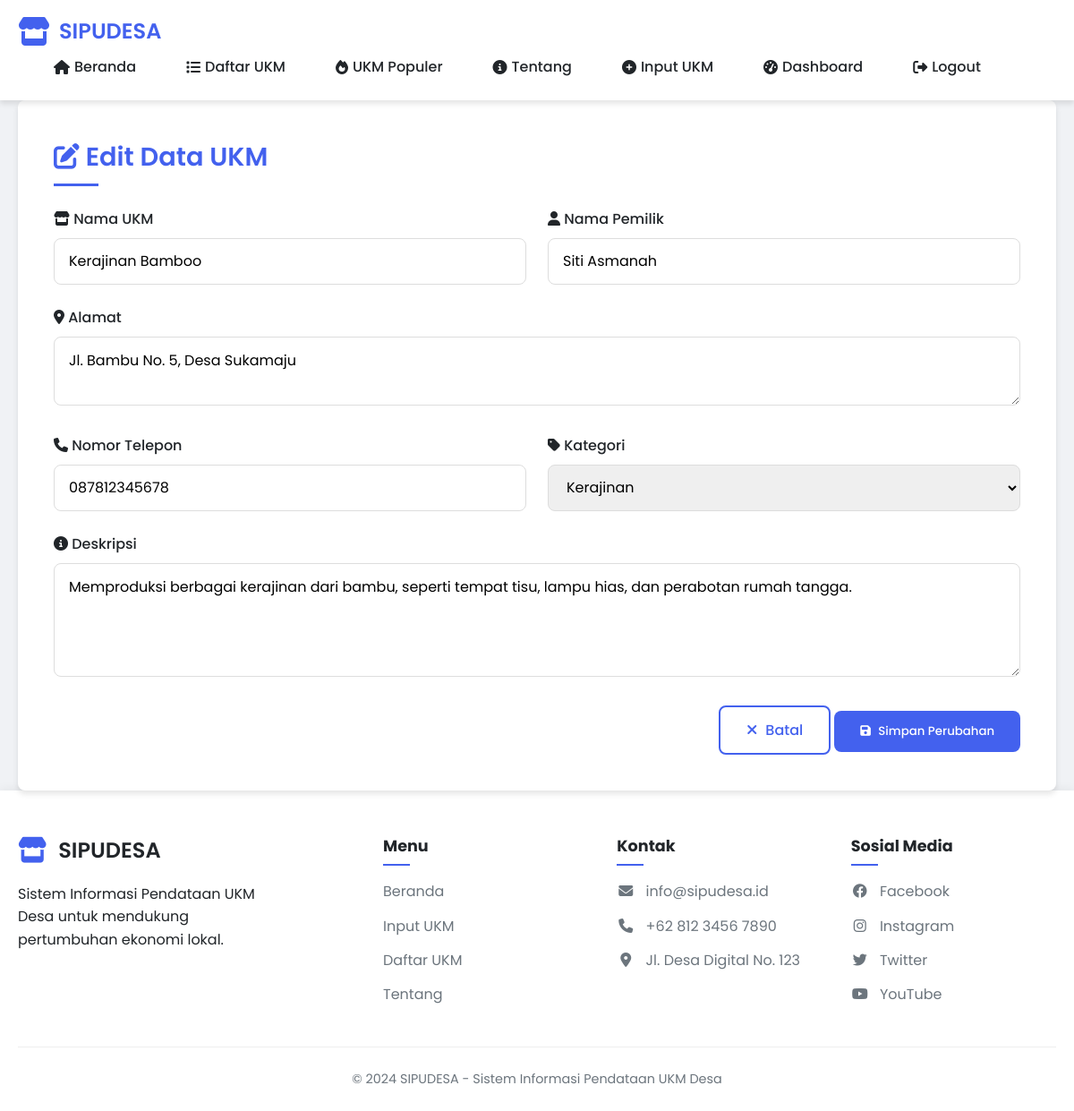
The app's page /edit_ukm.php?id=2 (signed in) with its own data.
### tables this page shows
CREATE TABLE ukm (
    id INT AUTO_INCREMENT PRIMARY KEY,
    nama_ukm VARCHAR(100) NOT NULL,
    pemilik_id INT NOT NULL,
    alamat TEXT NOT NULL,
    kategori_id INT NOT NULL,
    deskripsi TEXT NOT NULL,
    jumlah_karyawan INT DEFAULT 0,
    tahun_berdiri YEAR,
    status ENUM('Aktif', 'Tidak Aktif') DEFAULT 'Aktif',
    user_id INT NOT NULL,
    created_at TIMESTAMP DEFAULT CURRENT_TIMESTAMP,
    updated_at TIMESTAMP DEFAULT CURRENT_TIMESTAMP ON UPDATE CURRENT_TIMESTAMP,
    FOREIGN KEY (pemilik_id) REFERENCES pemilik_ukm(id),
    FOREIGN KEY (kategori_id) REFERENCES kategori_ukm(id),
    FOREIGN KEY (user_id) REFERENCES users(id) ON DELETE CASCADE
);

CREATE TABLE pemilik_ukm (
    id INT AUTO_INCREMENT PRIMARY KEY,
    nama VARCHAR(100) NOT NULL,
    telepon VARCHAR(20) NOT NULL,
    email VARCHAR(100),
    alamat TEXT,
    created_at TIMESTAMP DEFAULT CURRENT_TIMESTAMP,
    updated_at TIMESTAMP DEFAULT CURRENT_TIMESTAMP ON UPDATE CURRENT_TIMESTAMP
);

CREATE TABLE kategori_ukm (
    id INT AUTO_INCREMENT PRIMARY KEY,
    nama_kategori VARCHAR(50) NOT NULL,
    deskripsi TEXT
);

### edit_ukm.php (the view, shortened to what this page needs)
<?php
require_once 'config/database.php';
$ukm = null;
$id = $_GET['id'];
try {
    $query = "SELECT u.*, p.nama as nama_pemilik, p.telepon as telepon_pemilik, k.nama_kategori as kategori
              FROM ukm u
              LEFT JOIN pemilik_ukm p ON u.pemilik_id = p.id
              LEFT JOIN kategori_ukm k ON u.kategori_id = k.id
              WHERE u.id = :id";
    $stmt = $pdo->prepare($query);
    $stmt->bindParam(':id', $id);
    $stmt->execute();
    $ukm = $stmt->fetch(PDO::FETCH_ASSOC);
} catch(PDOException $e) {
    $notification = "Error: " . $e->getMessage();
    $notificationType = "error";
}
?>
<!DOCTYPE html>
<html lang="id">
<head>
    <link rel="stylesheet" href="css/style.css">
    <link rel="stylesheet" href="https://cdnjs.cloudflare.com/ajax/libs/font-awesome/6.4.0/css/all.min.css">
</head>
<body>
    <header>
        <nav>
            <div class="container">
                <div class="logo">
                    <i class="fas fa-store fa-2x" style="color: var(--primary-color);"></i>
                    <h1>SIPUDESA</h1>
                </div>
                <ul id="navMenu">
                    <li><a href="index.php"><i class="fas fa-home"></i> Beranda</a></li>
                    <li><a href="daftar_ukm.php"><i class="fas fa-list"></i> Daftar UKM</a></li>
                    <li><a href="popular_ukm.php"><i class="fas fa-fire"></i> UKM Populer</a></li>
                    <li><a href="tentang.php"><i class="fas fa-info-circle"></i> Tentang</a></li>
                    <?php if (isset($_SESSION['user_id'])): ?>
                        <li><a href="input_ukm.php"><i class="fas fa-plus-circle"></i> Input UKM</a></li>
                        <?php if ($_SESSION['user_role'] === 'admin'): ?>
                            <li><a href="admin/dashboard.php"><i class="fas fa-tachometer-alt"></i> Dashboard</a></li>
                        <?php else: ?>
                            <li><a href="user/profile.php"><i class="fas fa-user"></i> Profil</a></li>
                        <?php endif; ?>
                        <li><a href="logout.php"><i class="fas fa-sign-out-alt"></i> Logout</a></li>
                    <?php else: ?>
                        <li><a href="login.php"><i class="fas fa-sign-in-alt"></i> Login</a></li>
                    <?php endif; ?>
                </ul>
            </div>
        </nav>
    </header>
    <main class="container animate-fade">
        <section class="form-section">
            <h2><i class="fas fa-edit"></i> Edit Data UKM</h2>
            <form method="POST" action="">
                <div class="form-row">
                    <div class="form-group">
                        <label for="nama_ukm"><i class="fas fa-store"></i> Nama UKM</label>
                        <input type="text" id="nama_ukm" name="nama_ukm" placeholder="Masukkan nama UKM" value="<?php echo htmlspecialchars($ukm['nama_ukm'] ?? ''); ?>" required>
                    </div>
                    <div class="form-group">
                        <label for="pemilik"><i class="fas fa-user"></i> Nama Pemilik</label>
                        <input type="text" id="pemilik" name="pemilik" placeholder="Masukkan nama pemilik" value="<?php echo htmlspecialchars($ukm['nama_pemilik'] ?? ''); ?>" required>
                    </div>
                </div>
                <div class="form-group">
                    <label for="alamat"><i class="fas fa-map-marker-alt"></i> Alamat</label>
                    <textarea id="alamat" name="alamat" placeholder="Masukkan alamat lengkap UKM" required><?php echo htmlspecialchars($ukm['alamat'] ?? ''); ?></textarea>
                </div>
                <div class="form-row">
                    <div class="form-group">
                        <label for="telepon"><i class="fas fa-phone"></i> Nomor Telepon</label>
                        <input type="tel" id="telepon" name="telepon" placeholder="Contoh: 081234567890" value="<?php echo htmlspecialchars($ukm['telepon_pemilik'] ?? ''); ?>" required>
                    </div>
                    <div class="form-group">
                        <label for="kategori"><i class="fas fa-tag"></i> Kategori</label>
                        <select id="kategori" name="kategori" required>
                            <option value="Kerajinan" <?php echo ($ukm['kategori'] ?? '') == 'Kerajinan' ? 'selected' : ''; ?>>Kerajinan</option>
                        </select>
                    </div>
                </div>
                <div class="form-group">
                    <label for="deskripsi"><i class="fas fa-info-circle"></i> Deskripsi</label>
                    <textarea id="deskripsi" name="deskripsi" placeholder="Masukkan deskripsi dan informasi tambahan tentang UKM" rows="4"><?php echo htmlspecialchars($ukm['deskripsi'] ?? ''); ?></textarea>
                </div>
                <div style="text-align: right;">
                    <a href="daftar_ukm.php" class="btn btn-outline"><i class="fas fa-times"></i> Batal</a>
                    <button type="submit" class="btn"><i class="fas fa-save"></i> Simpan Perubahan</button>
                </div>
            </form>
        </section>
    </main>
    <footer>
        <div class="container">
            <div class="footer-content">
                <div class="footer-info">
                    <div class="footer-logo">
                        <i class="fas fa-store"></i>
                        <h3>SIPUDESA</h3>
                    </div>
                    <p>Sistem Informasi Pendataan UKM Desa untuk mendukung pertumbuhan ekonomi lokal.</p>
                </div>
                <div class="footer-links-container">
                    <div class="footer-links-column">
                        <h4>Menu</h4>
                        <a href="index.php">Beranda</a>
                        <a href="input_ukm.php">Input UKM</a>
                        <a href="daftar_ukm.php">Daftar UKM</a>
                        <a href="tentang.php">Tentang</a>
                    </div>
                    <div class="footer-links-column">
                        <h4>Kontak</h4>
                        <a href="mailto:info@sipudesa.id"><i class="fas fa-envelope"></i> info@sipudesa.id</a>
                        <a href="tel:+6281234567890"><i class="fas fa-phone"></i> +62 812 3456 7890</a>
                        <a href="#"><i class="fas fa-map-marker-alt"></i> Jl. Desa Digital No. 123</a>
                    </div>
                    <div class="footer-links-column">
                        <h4>Sosial Media</h4>
                        <a href="#"><i class="fab fa-facebook"></i> Facebook</a>
                        <a href="#"><i class="fab fa-instagram"></i> Instagram</a>
                        <a href="#"><i class="fab fa-twitter"></i> Twitter</a>
                        <a href="#"><i class="fab fa-youtube"></i> YouTube</a>
                    </div>
                </div>
            </div>
            <div class="footer-bottom">
                <p>&copy; 2024 SIPUDESA - Sistem Informasi Pendataan UKM Desa</p>
            </div>
        </div>
    </footer>
</body>
</html>

### css/style.css (style rules this page uses)
:root { --primary-color: #4361ee; --secondary-color: #3f37c9; --accent-color: #4cc9f0; --light-color: #f8f9fa; --dark-color: #212529; --success-color: #4CAF50; --warning-color: #ff9e00; --danger-color: #ef476f; --gray-color: #6c757d; --shadow: 0 4px 6px rgba(0, 0, 0, 0.1); --border-radius: 8px; --transition: all 0.3s ease; }
* { margin: 0; padding: 0; box-sizing: border-box; }
body { font-family: 'Poppins', sans-serif; line-height: 1.6; background-color: #f0f2f5; color: var(--dark-color); min-height: 100vh; display: flex; flex-direction: column; }
.container { max-width: 1200px; margin: 0 auto; padding: 0 20px; width: 100%; }
header { background-color: #fff; box-shadow: var(--shadow); position: sticky; top: 0; z-index: 1000; }
nav { display: flex; justify-content: space-between; align-items: center; padding: 1rem 0; }
.logo { display: flex; align-items: center; }
.logo i { margin-right: 10px; transition: var(--transition); }
nav h1 { font-size: 1.5rem; font-weight: 600; color: var(--primary-color); }
nav ul { display: flex; list-style: none; }
nav ul li { margin-left: 1.5rem; }
nav ul li a { color: var(--dark-color); text-decoration: none; font-weight: 500; transition: var(--transition); padding: 0.5rem 1rem; border-radius: var(--border-radius); display: flex; align-items: center; }
nav ul li a i { margin-right: 5px; }
main { padding: 2rem 0 3rem 0; flex: 1; }
.btn { display: inline-block; padding: 0.8rem 1.8rem; background-color: var(--primary-color); color: white; text-decoration: none; border-radius: var(--border-radius); font-weight: 500; transition: var(--transition); border: none; cursor: pointer; font-family: 'Poppins', sans-serif; }
.btn-outline { background-color: transparent; border: 2px solid var(--primary-color); color: var(--primary-color); }
.btn i { margin-right: 5px; }
footer { background-color: #fff; color: var(--dark-color); padding: 3rem 0 1.5rem; margin-top: auto; box-shadow: 0 -2px 10px rgba(0, 0, 0, 0.05); }
.footer-content { display: grid; grid-template-columns: 1fr 2fr; gap: 2rem; margin-bottom: 2rem; }
.footer-info { max-width: 300px; }
.footer-logo { display: flex; align-items: center; margin-bottom: 1rem; }
.footer-logo i { font-size: 1.8rem; color: var(--primary-color); margin-right: 0.8rem; }
.footer-logo h3 { font-size: 1.5rem; font-weight: 600; color: var(--dark-color); }
.footer-links-container { display: grid; grid-template-columns: repeat(auto-fit, minmax(150px, 1fr)); gap: 2rem; }
.footer-links-column h4 { color: var(--dark-color); font-size: 1.1rem; margin-bottom: 1rem; position: relative; display: inline-block; padding-bottom: 0.5rem; }
.footer-links-column h4::after { content: ''; position: absolute; bottom: 0; left: 0; width: 30px; height: 2px; background-color: var(--primary-color); }
.footer-links-column a { display: block; color: var(--gray-color); text-decoration: none; margin-bottom: 0.8rem; transition: var(--transition); }
.footer-links-column a i { margin-right: 0.5rem; width: 20px; text-align: center; }
.footer-bottom { text-align: center; padding-top: 1.5rem; border-top: 1px solid #eee; color: var(--gray-color); font-size: 0.9rem; }
.form-section { background-color: #fff; border-radius: var(--border-radius); padding: 2.5rem; box-shadow: var(--shadow); transition: var(--transition); }
.form-section h2 { color: var(--primary-color); margin-bottom: 1.5rem; font-size: 1.8rem; font-weight: 600; position: relative; padding-bottom: 10px; }
.form-section h2::after { content: ''; position: absolute; bottom: 0; left: 0; width: 50px; height: 3px; background-color: var(--primary-color); transition: var(--transition); }
.form-group { margin-bottom: 1.5rem; }
.form-group label { display: block; margin-bottom: 0.5rem; color: var(--dark-color); font-weight: 500; }
.form-group input, .form-group select, .form-group textarea { width: 100%; padding: 0.8rem 1rem; border: 1px solid #ddd; border-radius: var(--border-radius); font-size: 1rem; font-family: 'Poppins', sans-serif; transition: var(--transition); }
.form-row { display: grid; grid-template-columns: repeat(auto-fit, minmax(250px, 1fr)); gap: 1.5rem; }
.animate-fade { animation: fadeIn 0.5s ease forwards; }

### records on screen
ukm: nama_ukm "Kerajinan Bamboo", pemilik "Siti Asmanah", alamat "Jl. Bambu No. 5, Desa Sukamaju", telepon "087812345678", deskripsi "Memproduksi berbagai kerajinan dari bambu, seperti tempat tisu, lampu hias, dan perabotan rumah tangga."
kategori_ukm: kategori "Kerajinan"
